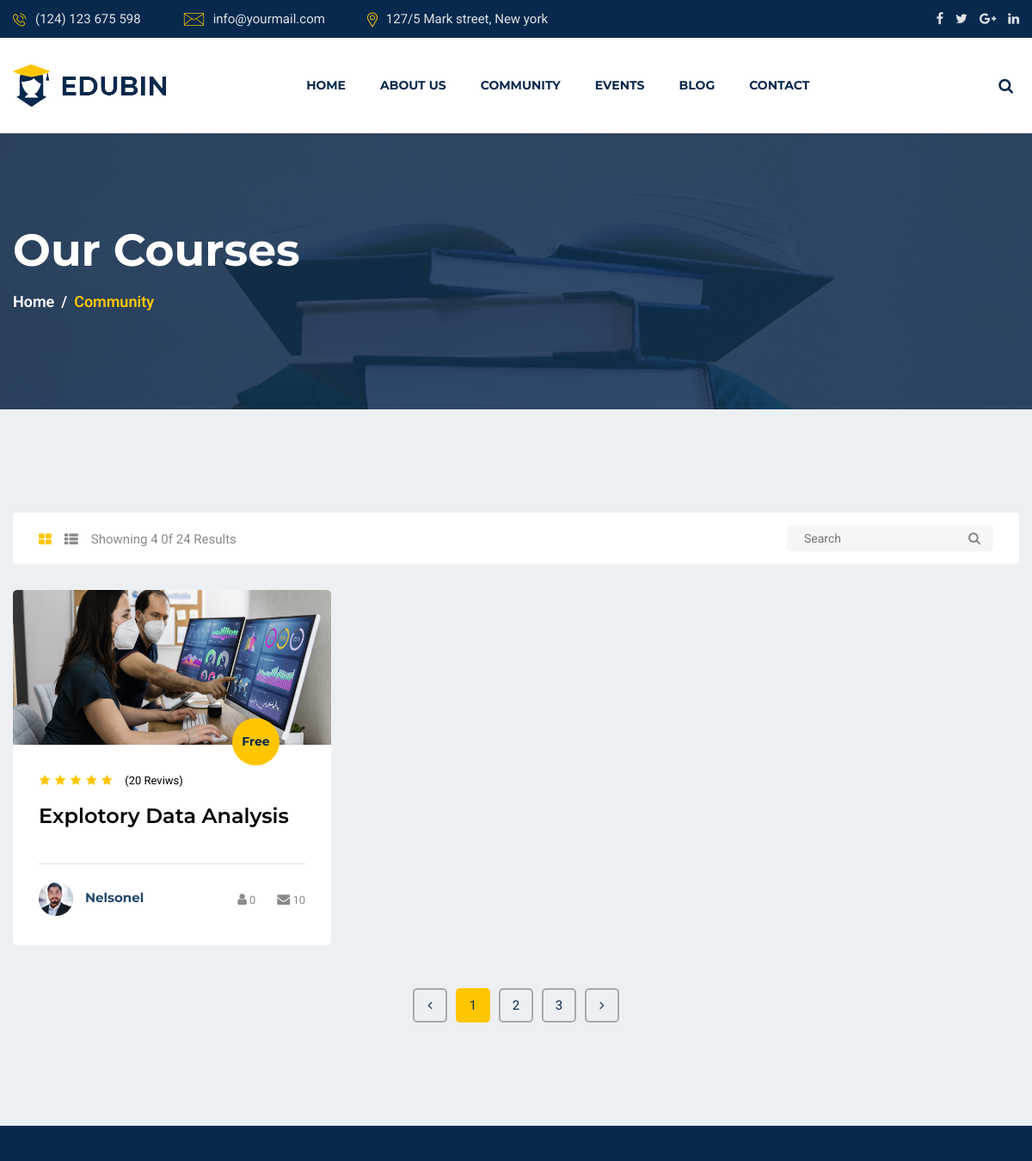
/community/ (upper part), run on an earlier commit of the app's database.
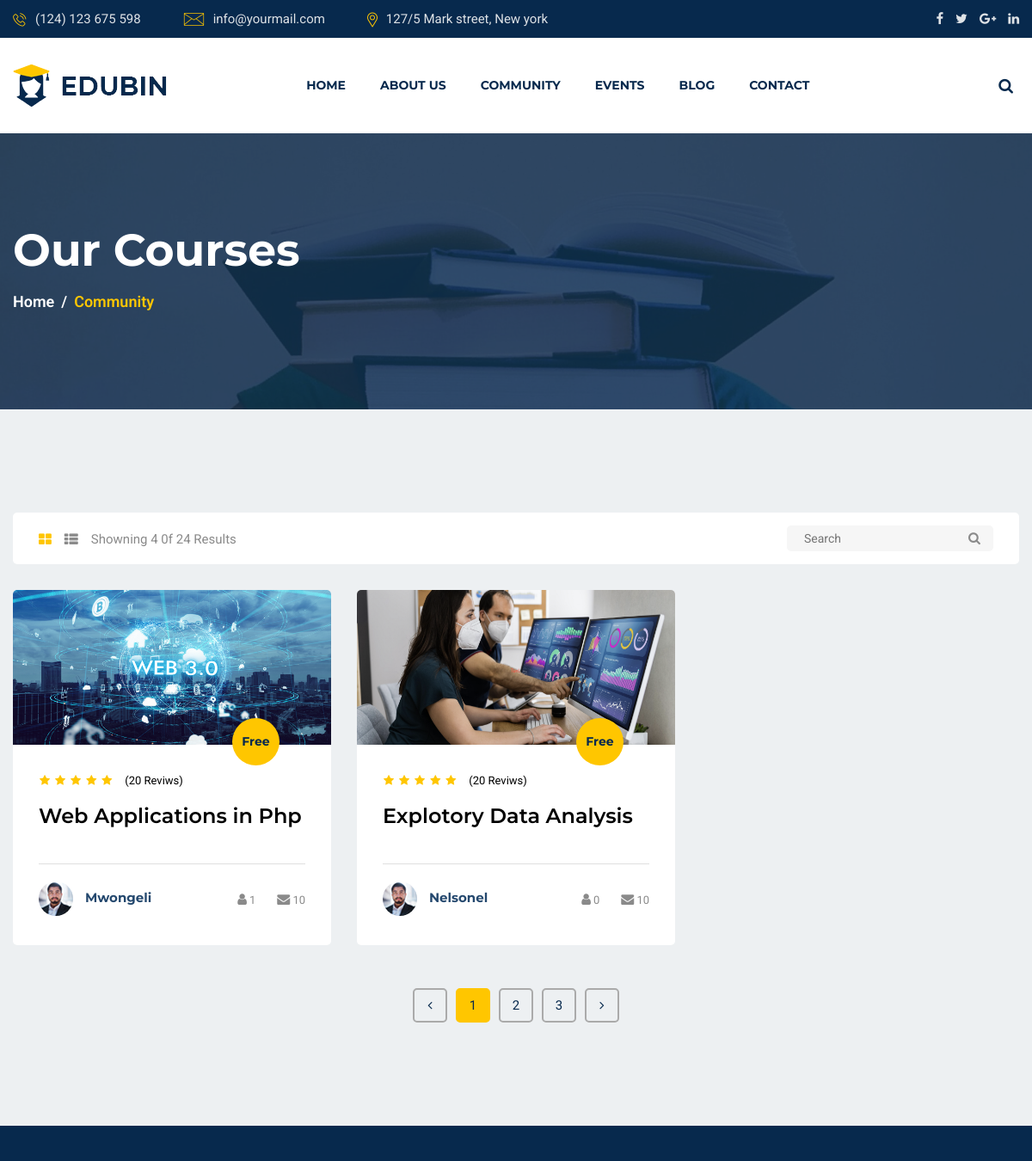
And on a later commit of the database.
### base/models.py (models this page shows, shortened)
class Forum(models.Model):
    host = models.ForeignKey(User, on_delete=models.SET_NULL, null=True)
    category = models.ForeignKey(Category, on_delete=models.SET_NULL, null=True)
    image = models.ImageField(upload_to='image', null=True)
    title = models.CharField(max_length=200)
    description = models.TextField(null=True, blank=True)
    participants = models.ManyToManyField(User, related_name='participants', blank=True)
    updated = models.DateTimeField(auto_now=True)
    created = models.DateTimeField(auto_now_add=True)
    class Meta:
        ordering = ['-updated', '-created']

### base/views.py (the view)
# urls.py: path('community/', views.community, name='community'),
def community(request):
    forums = Forum.objects.all()
    context = {'forums': forums}
    return render(request, 'base/community.html', context)

### base/templates/base/community.html (shortened to what the changed rows need)
{% extends 'main.html' %}
{% block content %}
{% load static %}
<section id="page-banner" class="pt-105 pb-110 bg_cover" data-overlay="8" style="background-image: url({% static 'images/page-banner-2.jpg' %})">
    <div class="container">
        <div class="row">
            <div class="col-lg-12">
                <div class="page-banner-cont">
                    <h2>Our Courses</h2>
                </div>
            </div>
        </div>
    </div>
</section>
<section id="courses-part" class="pt-120 pb-120 gray-bg">
    <div class="container">
        <div class="tab-content" id="myTabContent">
          <div class="tab-pane fade show active" id="courses-grid" role="tabpanel" aria-labelledby="courses-grid-tab">
                <div class="row">
                    {% for forum in forums %}
                    <div class="col-lg-4 col-md-6">
                        <div class="singel-course mt-30">
                            <div class="thum">
                                <div class="image">
                                    <img src="{{forum.image.url}}" width="100%" height="180" alt="Course">
                                </div>
                                <div class="price">
                                    <span>Free</span>
                                </div>
                            </div>
                            <div class="cont">
                                <ul>
                                    <li><i class="fa fa-star"></i></li>
                                    <li><i class="fa fa-star"></i></li>
                                    <li><i class="fa fa-star"></i></li>
                                    <li><i class="fa fa-star"></i></li>
                                    <li><i class="fa fa-star"></i></li>
                                </ul>
                                <span>(20 Reviws)</span>
                                <a href="{% url 'forum' forum.id %}"><h4>{{forum.title}}</h4></a>
                                <div class="course-teacher">
                                    <div class="thum">
                                        <a href="#"><img src="{% static 'images/course/teacher/t-1.jpg' %}" alt="teacher"></a>
                                    </div>
                                    <div class="name">
                                        <a href="#"><h6>{{forum.host}}</h6></a>
                                    </div>
                                    <div class="admin">
                                        <ul>
                                            <li><a href="#"><i class="fa fa-user"></i><span>{{forum.participants.count}}</span></a></li>
                                            <li><a href="#"><i class="fa fa-envelope"></i><span>10</span></a></li>
                                        </ul>
                                    </div>
                                </div>
                            </div>
                        </div>
                    </div>
                    {% endfor %}
                </div>
            </div>
        </div>
    </div>
</section>
{% endblock %}

What changed in the data, as far as the page shows it:
added Forum: image (picture), title "Web Applications in Php", host "Mwongeli", participants.count "1"
